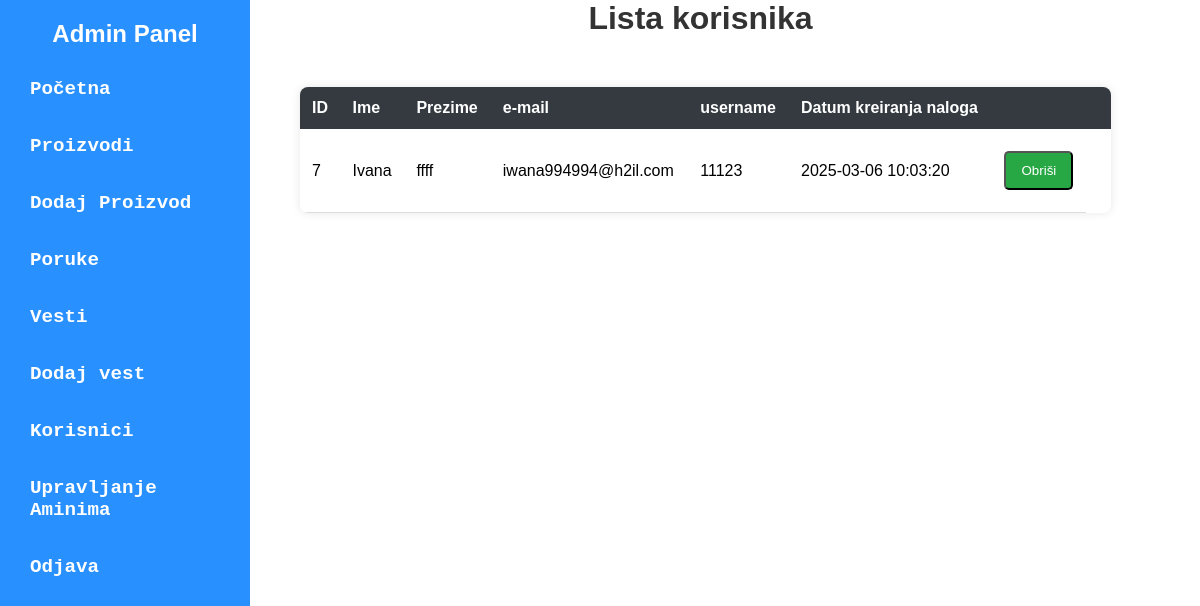
Page /admin/admin-dashboard.php?page=korisnici on the earlier database version.
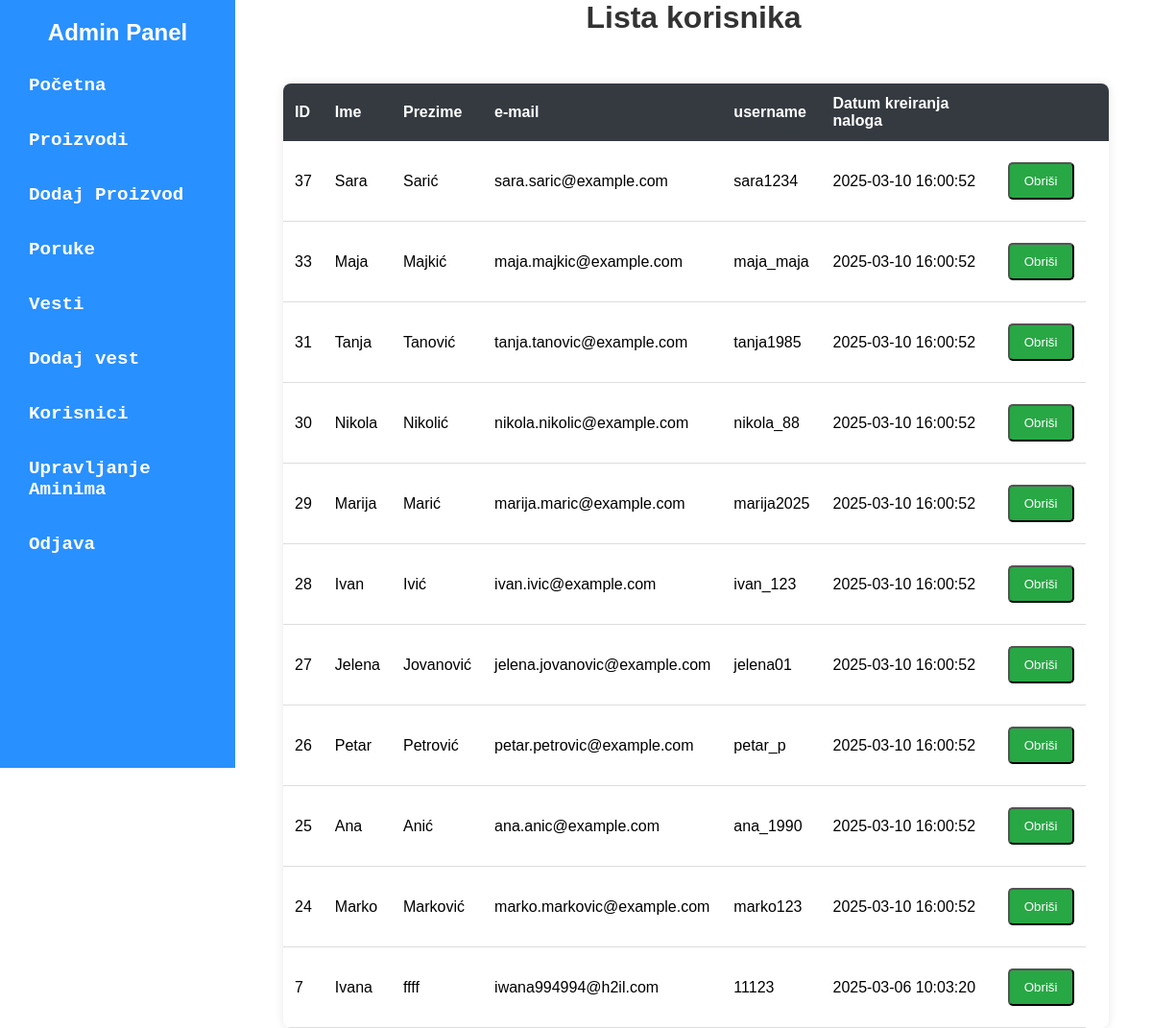
Same page on the later database version.
### tables this page shows
CREATE TABLE IF NOT EXISTS `user` (
  `id` int(10) unsigned NOT NULL AUTO_INCREMENT,
  `ime` varchar(50) NOT NULL DEFAULT '0',
  `prezime` varchar(50) NOT NULL DEFAULT '0',
  `email` varchar(50) NOT NULL DEFAULT '0',
  `username` varchar(50) NOT NULL,
  `password` varchar(50) NOT NULL,
  `role` enum('admin','user') NOT NULL DEFAULT 'user',
  `created_at` timestamp NOT NULL DEFAULT current_timestamp() ON UPDATE current_timestamp(),
  PRIMARY KEY (`id`),
  UNIQUE KEY `email` (`email`),
  UNIQUE KEY `username` (`username`)
);

### admin/model/korisnikModel.php (called while the page is built, shortened)
<?php
 include_once __DIR__ . '/../config/database.php';
$query = "SELECT * FROM user WHERE role='user' ORDER BY id DESC";
$query_run = mysqli_query($con, $query);
if ($query_run && mysqli_num_rows($query_run) > 0) {
    $korisnici = mysqli_fetch_all($query_run, MYSQLI_ASSOC);
} else {
    die("Greška: Nema poruka.");
}
?>

### admin/view/korisnik.php (the view, shortened to what this page needs)
<!DOCTYPE html>
<html lang="sr">
<head>
    <link rel="stylesheet" href="./public/table-style.css">
    <link rel="stylesheet" href="./public/pop-up.css">
    <link rel="stylesheet" href="./public/message-session.css">
</head>
<body>
    <h1>Lista korisnika</h1>
    <table >
        <tr>
            <th>ID</th>
            <th>Ime</th>
            <th>Prezime</th>
            <th>e-mail</th>
            <th>username</th>
            <th>Datum kreiranja naloga</th>
            <th> </th>
            <th> </th>
        </tr>
        <?php foreach ($korisnici as $korisnik): ?>
        <tr>
            <td><?=($korisnik['id']) ?></td>
            <td><?= ($korisnik['ime']) ?></td>
            <td><?= ($korisnik['prezime']) ?></td>
            <td><?= ($korisnik['email']) ?> </td>
            <td><?= ($korisnik['username']) ?> </td>
            <td><?= ($korisnik['created_at']) ?></td>
            <td>
            <form method="POST" action="./model/korisnikModel.php" id="deleteForm<?=$korisnik['id']?>">
                 <button type="button" onclick="deletePop(<?=$korisnik['id']?> )" id="dugme">Obriši</button>
            </form>
            </td>
        </tr>
        <?php endforeach; ?>
    </table>
</body>
</html>

### admin/view/admin-nav.php (shortened to what this page needs)
<!DOCTYPE html>
<html lang="sr">
<head>
    <link rel="stylesheet" href="./public/admin-nav.css">
    <link rel="stylesheet" href="./public/message-session.css">
</head>
<body id="body-nav">
    <div class="admin-container">
        <aside class="sidebar">
            <h2 id="admin-title">Admin Panel</h2>
            <ul>
            <li><a href="admin-dashboard.php?page=pocetna">Početna</a></li>
            <li><a href="admin-dashboard.php?page=proizvodi">Proizvodi</a></li>
                <li><a href="admin-dashboard.php?page=dodajProizvod">Dodaj Proizvod</a></li>
                <li><a href="admin-dashboard.php?page=poruke">Poruke</a></li>
                <li><a href="admin-dashboard.php?page=vesti">Vesti</a></li>
                <li><a href="admin-dashboard.php?page=dodajVest">Dodaj vest</a></li>
                <li><a href="admin-dashboard.php?page=korisnici">Korisnici</a></li>
                <li><a href="admin-dashboard.php?page=upravljajAdminima">Upravljanje Aminima</a></li>
                <li><a href="admin-dashboard.php?page=odjava">Odjava</a></li>
            </ul>
        </aside>
        <main class="main-content">

### admin/admin-dashboard.php (shortened to what this page needs)
<?php
include("view/admin-nav.php");
include_once 'model/PorukaModel.php';
include_once 'model/korisnikModel.php';
$page = isset($_GET['page']) ? $_GET['page'] : 'pocetna';
switch ($page) {
    case 'korisnici':
                include './view/korisnik.php';
                break;
}
?>

### admin/public/admin-nav.css (style rules this page uses)
* { margin: 0; padding: 0; box-sizing: border-box; font-family: Arial, sans-serif; }
.admin-container { height: 50em; display: flex; }
.sidebar { width: 250px; background: #2990ff; color: white; padding: 20px; height: 1000hv; }
.sidebar #admin-title { text-align: center; margin-bottom: 20px; color: white; }
.sidebar ul { list-style: none; }
.sidebar ul li { margin: 15px 0; }
.sidebar ul li a { color: white; text-decoration: none; display: block; padding: 10px; transition: 0.3s; font-family: 'Courier New', Courier, monospace; font-weight: bold; font-size: larger; }

### admin/public/table-style.css (style rules this page uses)
h1 { text-align: center; color: #333; }
#dugme { display: inline-block; margin: 10px auto; padding: 10px 15px; text-decoration: none; color: white; background-color: #28a745; border-radius: 5px; text-align: center; }
table { width: 90%; margin: 50px; border-collapse: collapse; background-color: white; box-shadow: 0px 0px 10px rgba(0, 0, 0, 0.1); border-radius: 8px; overflow: hidden; }
th { background-color: #343a40; color: white; padding: 12px; text-align: left; }
td { padding: 12px; border-bottom: 1px solid #ddd; }

Differences in the rows shown:
added user: id "37", ime "Sara", prezime "Sarić", email "sara.saric@example.com", username "sara1234", created_at "2025-03-10 16:00:52"
added user: id "33", ime "Maja", prezime "Majkić", email "maja.majkic@example.com", username "maja_maja", created_at "2025-03-10 16:00:52"
added user: id "31", ime "Tanja", prezime "Tanović", email "tanja.tanovic@example.com", username "tanja1985", created_at "2025-03-10 16:00:52"
added user: id "30", ime "Nikola", prezime "Nikolić", email "nikola.nikolic@example.com", username "nikola_88", created_at "2025-03-10 16:00:52"
added user: id "29", ime "Marija", prezime "Marić", email "marija.maric@example.com", username "marija2025", created_at "2025-03-10 16:00:52"
added user: id "28", ime "Ivan", prezime "Ivić", email "ivan.ivic@example.com", username "ivan_123", created_at "2025-03-10 16:00:52"
added user: id "27", ime "Jelena", prezime "Jovanović", email "jelena.jovanovic@example.com", username "jelena01", created_at "2025-03-10 16:00:52"
added user: id "26", ime "Petar", prezime "Petrović", email "petar.petrovic@example.com", username "petar_p", created_at "2025-03-10 16:00:52"
added user: id "25", ime "Ana", prezime "Anić", email "ana.anic@example.com", username "ana_1990", created_at "2025-03-10 16:00:52"
added user: id "24", ime "Marko", prezime "Marković", email "marko.markovic@example.com", username "marko123", created_at "2025-03-10 16:00:52"
